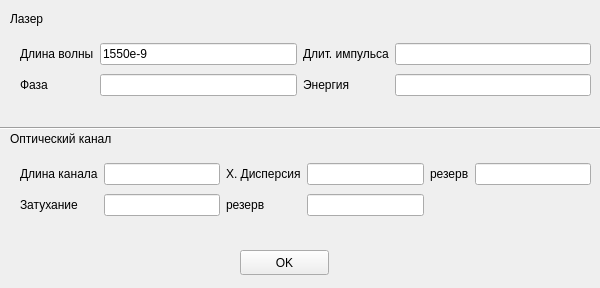
<?xml version="1.0" encoding="UTF-8"?>
<ui version="4.0">
 <class>SubsystemParam</class>
 <widget class="QWidget" name="SubsystemParam">
  <property name="geometry">
   <rect>
    <x>0</x>
    <y>0</y>
    <width>600</width>
    <height>288</height>
   </rect>
  </property>
  <property name="windowTitle">
   <string>Form</string>
  </property>
  <widget class="QWidget" name="layoutWidget_2">
   <property name="geometry">
    <rect>
     <x>20</x>
     <y>160</y>
     <width>571</width>
     <height>61</height>
    </rect>
   </property>
   <layout class="QGridLayout" name="gridLayout_2">
    <item row="0" column="0">
     <widget class="QLabel" name="label_7">
      <property name="text">
       <string>Длина канала</string>
      </property>
     </widget>
    </item>
    <item row="0" column="1">
     <widget class="QLineEdit" name="lineEdit_6"/>
    </item>
    <item row="0" column="2">
     <widget class="QLabel" name="label_8">
      <property name="text">
       <string>Х. Дисперсия</string>
      </property>
     </widget>
    </item>
    <item row="0" column="3">
     <widget class="QLineEdit" name="lineEdit_7"/>
    </item>
    <item row="0" column="4">
     <widget class="QLabel" name="label_9">
      <property name="text">
       <string>резерв</string>
      </property>
     </widget>
    </item>
    <item row="0" column="5">
     <widget class="QLineEdit" name="lineEdit_8"/>
    </item>
    <item row="1" column="0">
     <widget class="QLabel" name="label_10">
      <property name="text">
       <string>Затухание</string>
      </property>
     </widget>
    </item>
    <item row="1" column="1">
     <widget class="QLineEdit" name="lineEdit_9"/>
    </item>
    <item row="1" column="2">
     <widget class="QLabel" name="label_11">
      <property name="text">
       <string>резерв</string>
      </property>
     </widget>
    </item>
    <item row="1" column="3">
     <widget class="QLineEdit" name="lineEdit_10"/>
    </item>
   </layout>
  </widget>
  <widget class="QLabel" name="label_12">
   <property name="geometry">
    <rect>
     <x>10</x>
     <y>130</y>
     <width>141</width>
     <height>17</height>
    </rect>
   </property>
   <property name="text">
    <string>Оптический канал</string>
   </property>
  </widget>
  <widget class="QLabel" name="label">
   <property name="geometry">
    <rect>
     <x>10</x>
     <y>10</y>
     <width>67</width>
     <height>17</height>
    </rect>
   </property>
   <property name="text">
    <string>Лазер</string>
   </property>
  </widget>
  <widget class="QWidget" name="layoutWidget">
   <property name="geometry">
    <rect>
     <x>20</x>
     <y>40</y>
     <width>571</width>
     <height>61</height>
    </rect>
   </property>
   <layout class="QGridLayout" name="gridLayout">
    <item row="0" column="0">
     <widget class="QLabel" name="label_2">
      <property name="text">
       <string>Длина волны</string>
      </property>
     </widget>
    </item>
    <item row="0" column="1">
     <widget class="QLineEdit" name="lineEdit_centralWavelength">
      <property name="text">
       <string>1550e-9</string>
      </property>
     </widget>
    </item>
    <item row="0" column="2">
     <widget class="QLabel" name="label_4">
      <property name="text">
       <string>Длит. импульса</string>
      </property>
     </widget>
    </item>
    <item row="0" column="3">
     <widget class="QLineEdit" name="lineEdit_pulseDuration"/>
    </item>
    <item row="1" column="0">
     <widget class="QLabel" name="label_3">
      <property name="text">
       <string>Фаза</string>
      </property>
     </widget>
    </item>
    <item row="1" column="1">
     <widget class="QLineEdit" name="lineEdit_phase"/>
    </item>
    <item row="1" column="2">
     <widget class="QLabel" name="label_6">
      <property name="text">
       <string>Энергия</string>
      </property>
     </widget>
    </item>
    <item row="1" column="3">
     <widget class="QLineEdit" name="lineEdit_energy"/>
    </item>
   </layout>
  </widget>
  <widget class="Line" name="line">
   <property name="geometry">
    <rect>
     <x>0</x>
     <y>120</y>
     <width>601</width>
     <height>16</height>
    </rect>
   </property>
   <property name="orientation">
    <enum>Qt::Horizontal</enum>
   </property>
  </widget>
  <widget class="QPushButton" name="pushButton_papram_OK">
   <property name="geometry">
    <rect>
     <x>240</x>
     <y>250</y>
     <width>89</width>
     <height>25</height>
    </rect>
   </property>
   <property name="text">
    <string>OK</string>
   </property>
  </widget>
 </widget>
 <resources/>
 <connections/>
</ui>
